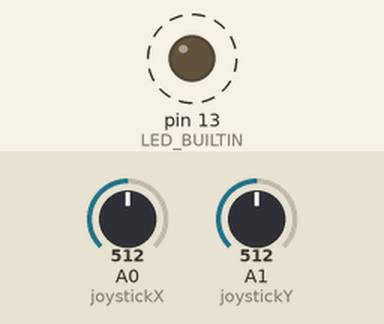
Recording of a sketch running on a simulated Arduino Uno, built with avr-gcc and run on an emulated ATmega328P. On the bench: output pins drawn as LEDs (lit = HIGH). Dashed ring = blinking. Inputs (shaded band) come from the test bench; at power-on: A0 (joystickX) = 512, A1 (joystickY) = 512. What the sketch prints to the serial monitor is not drawn.

Above: at 1.25 s.
1.3 s: A0 (joystickX) set to 560
4.3 s: A1 (joystickY) set to 560
7.3 s: A0 (joystickX) set to 540
10.3 s: A1 (joystickY) set to 540
Timing chart, 0 to 14.3 s (numbered marks = the images above; inputs shaded):
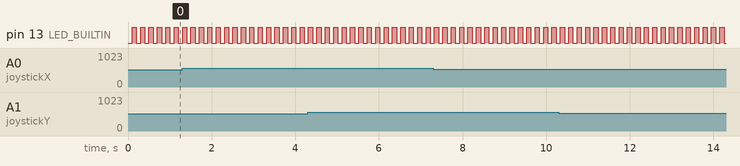

The sketch:

Arduino_Master.ino
```cpp
// Arduino Master HC-05 Code

int joystickX = A0;  // X-axis of joystick connected to A0
int joystickY = A1;  // Y-axis of joystick connected to A1

void setup() {
  pinMode(LED_BUILTIN, OUTPUT);
  Serial.begin(9600);  // Default baud rate for HC-05
}

bool flash = false;
void loop() {
  int xValue = analogRead(joystickX); // Read X-axis for servo control
  int yValue = analogRead(joystickY); // Read Y-axis for ESC control

  if (yValue < 550) {
    yValue = 550;
  }

  int angle = map(xValue, 0, 1023, 0, 180);  // Map Y-axis to ESC speed (0-180 range)  // Map X-axis to servo angle
  int speed = map(yValue, 550, 1023, 90, 180);  // Map Y-axis to ESC speed (0-180 range)
  Serial.write(255);
  delay(25);
  Serial.write(angle);
  delay(25);
  Serial.write(254);
  delay(25);
  Serial.write(speed);
  delay(25);

  flash = !flash;
  if (flash) {
    digitalWrite(LED_BUILTIN, HIGH);
  }

  else {
    digitalWrite(LED_BUILTIN, LOW);
  }

}
```

Measured:
- by itself, pin 13 (LED_BUILTIN): alternates HIGH for 0.10 s and LOW for 0.10 s
